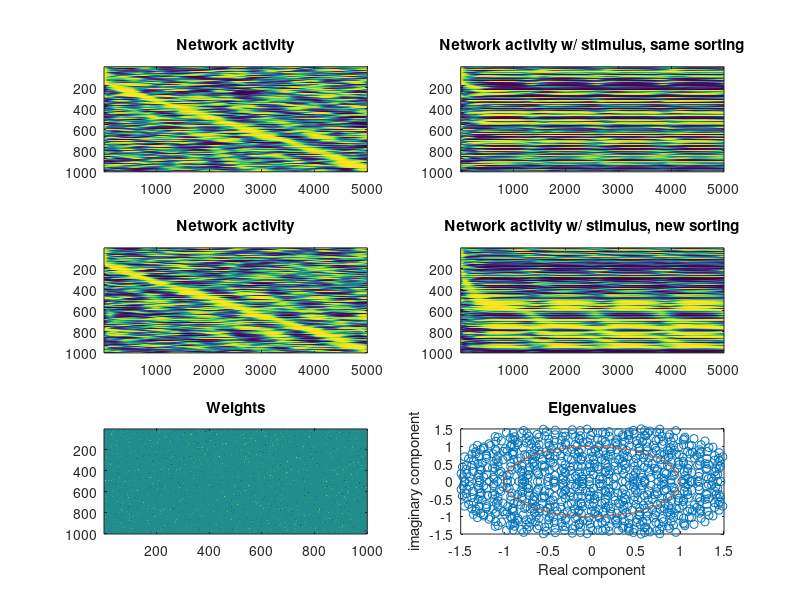

MATLAB code to generate this figure:
clearvars -except eye_old
close all

rng(8);
t_total = 5001;
dt = 1;
norm_noise = 0;
N = 1000; %number of neurons in LSM
tau_net = 50; %time constant for excitatory synaptic activation
tau_v = 10;
g = 1.7; %LSM gain factor
f_t = .0004;
p_c = .1;


W_ji = (g/sqrt(p_c*N))*full(sprandn(N,N,p_c)); %LSM recurrent weights
% W_ji = (W_ji + .1*W_ji.');
eig_W = eig(W_ji);
u_it0 = normrnd(0,2,N,1);


[W_in_t, W_in_x, W_in_y] = deal(normrnd(0,1,N,1)); %input weights

for k = 1:2
    PI_it_t = zeros(1,t_total); %input signal in t
    PI_it_x = zeros(1,t_total); %input signal in x
    PI_it_y = zeros(1,t_total); %input signal in y
    
    if k == 1
%         PI_it_t(1:1000) = 1;
    elseif k == 2
        PI_it_t = abs(1*sin(2*pi*f_t*(1:t_total)));
    end

    u_it = zeros(N,t_total);
    rate_it = zeros(N,t_total);
    u_it(:,1) = u_it0;


    for t = 2:t_total
        rate_it(:,t-1) = tanh(u_it(:,t-1));
        sum_wji = W_ji*rate_it(:,t-1);
        position_input = W_in_t*PI_it_t(t-1) + W_in_x*PI_it_x(t-1) + W_in_y*PI_it_y(t-1);
        del_ui = (randn(N,1)*norm_noise + position_input -u_it(:,t-1) + sum_wji)*(dt/tau_net);
        u_it(:,t) = u_it(:,t-1) + del_ui;
    end

    [max_am1,max_in1] = max(rate_it,[],2);
    [be1,eye1] = sort(max_in1);
    if k == 1
        eye_old = eye1;
        figure('Renderer', 'painters', 'Position', [200 300 1000 700])
        subplot(3,2,1)
        imagesc(rate_it(eye1,:))
        title('Network activity')
        
        subplot(3,2,3)
        imagesc(rate_it(eye1,:))
        title('Network activity')
    elseif k == 2
        subplot(3,2,2)
        imagesc(rate_it(eye_old,:))
        title('Network activity w/ stimulus, same sorting')
        subplot(3,2,4)
        imagesc(rate_it(eye1,:))
        title('Network activity w/ stimulus, new sorting')
    end

end


subplot(3,2,5)
imagesc(W_ji)
title('Weights')
subplot(3,2,6)
plot(eig_W,'o')
hold on
plot(cos(0:.01:2*pi),sin(0:.01:2*pi));
xlabel('Real component')
ylabel('imaginary component')
title('Eigenvalues')
xlim([-1.5 1.5])
ylim([-1.5 1.5])

